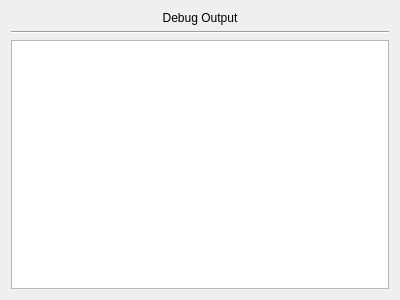
<?xml version="1.0" encoding="UTF-8"?>
<ui version="4.0">
 <class>Form</class>
 <widget class="QWidget" name="Form">
  <property name="geometry">
   <rect>
    <x>0</x>
    <y>0</y>
    <width>400</width>
    <height>300</height>
   </rect>
  </property>
  <property name="windowTitle">
   <string>Form</string>
  </property>
  <layout class="QVBoxLayout" name="verticalLayout">
   <item>
    <widget class="QLabel" name="label">
     <property name="frameShape">
      <enum>QFrame::NoFrame</enum>
     </property>
     <property name="frameShadow">
      <enum>QFrame::Plain</enum>
     </property>
     <property name="text">
      <string>Debug Output</string>
     </property>
     <property name="scaledContents">
      <bool>true</bool>
     </property>
     <property name="alignment">
      <set>Qt::AlignCenter</set>
     </property>
    </widget>
   </item>
   <item>
    <widget class="Line" name="line">
     <property name="orientation">
      <enum>Qt::Horizontal</enum>
     </property>
    </widget>
   </item>
   <item>
    <widget class="QTextEdit" name="debug_output_textbox">
     <property name="autoFormatting">
      <set>QTextEdit::AutoAll</set>
     </property>
     <property name="textInteractionFlags">
      <set>Qt::TextSelectableByKeyboard|Qt::TextSelectableByMouse</set>
     </property>
    </widget>
   </item>
  </layout>
 </widget>
 <resources/>
 <connections/>
</ui>
